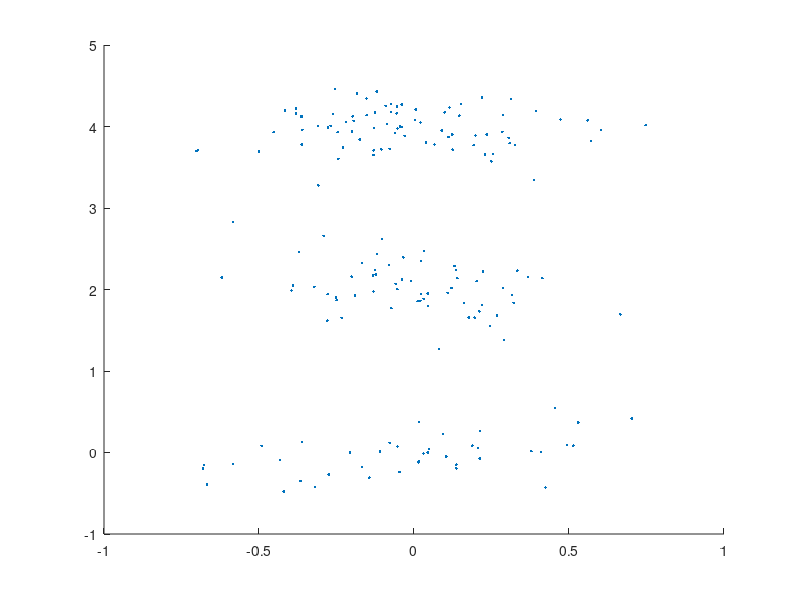

Reproduce this figure in MATLAB. (Note: this script raises an error after producing the figure.)
% SUMMARY:  Demo of using HMM toolbox wrote by KQQ
%           1.GMM, 2.Multinominal-HMM, 3.Gaussian-HMM, 4.GMM-HMM
% AUTHOR:   QIUQIANG KONG
% Created:  25-11-2015
% Modified: 11-12-2015 Add vertibi decode to GMM-HMM
% ===========================================================
function test_hmm
close all
addpath('matlab-gmm')

% pseudo ranom
% rng(0)

choose = 3;     % can be 1, 2, 3 or 4

switch choose
    case 1
        GmmTest(); 
        return;
    case 2
        DhmmTest(); 
        return;
    case 3
        ChmmGaussTest();
        return
    case 4
        ChmmGaussMixTest();
        return
end

end

% ================================
function GmmTest()
% generate data
X1 = mvnrnd([0,0], [0.5, 0.2; 0.2, 0.3]/4, 50);
X2 = mvnrnd([2,2], [0.3, -0.2; -0.2, 0.5]/4, 70);
X3 = mvnrnd([4,0], [0.5, 0; 0, 0.3]/4, 100);
X4 = [10,10;];
X = [X1; X2; X3; X4];

% plot data
scatter(X(:,1), X(:,2), '.'); hold on

% run gmm
mix_num = 6;
[pi, mu, Sigma, loglik] = Gmm(X, mix_num, 'cov_type', 'diag', 'cov_thresh', 1e-1, 'restart_num', 1, 'iter_num', 100);

% plot gaussians
for i1 = 1:mix_num
    error_ellipse(Sigma(:,:,i1), mu(:,i1)', 'style', 'r'), hold on
end
end

% ================================
function DhmmTest()
% generate data
Data{1} = [1 1 1 4 1 1 1 2 2 2 2 2 2 1 2 2 2 2 3 3 3 3 3 1 3 3 3]';
Data{2} = [1 1 2 1 1 1 1 1 2 2 2 3 2 2 2 2 2 3 3 3 3 3 4 3 3 3]';
Data_new = [1 1 1 1 1 1 1 2 2 2 2 2 2 2 3 3 3 3 3 3]';

Q = 3;  % num of states
M = 4;  % num of multinominal

% init p(z1)
tmp = rand(1,Q);
p_start0 = tmp / sum(tmp);

% init p(zn-1, zn), dim 1: Q, dim 2: Q
A0 = [0.8 0.2 0; 0 0.8 0.2; 0 0 1];

% init para of emission probability
phi0.B = ones(M,Q) / M;

% run discrete hmm
[p_start, A, phi, loglik] = Dhmm(Data, Q, M, 'p_start0', p_start0, 'A0', A0, 'phi0', phi0, 'iter_num', 100);

% Calculate p(X) & vertibi decode
logp_xn_given_zn = Discrete_logp_xn_given_zn(Data_new, phi);
[~,~, loglik] = LogForwardBackward(logp_xn_given_zn, p_start, A);
path = LogViterbiDecode(logp_xn_given_zn, p_start, A);

p_start0
A0
p_start
A
phi.B
loglik
path'

end


% ================================
function ChmmGaussTest()
% Generate Data
for i1 = 1:2
    X1 = mvnrnd([0,0], [0.5, 0.2; 0.2, 0.3]/5, 20);
    X2 = mvnrnd([0,2], [0.3, -0.2; -0.2, 0.5]/5, 30);
    X3 = mvnrnd([0,4], [0.5, 0; 0, 0.3]/5, 40);
    X = [X1; X2; X3];
    Data{i1} = X;
end
Xall = cell2mat(Data');
scatter(Xall(:,1), Xall(:,2), '.'); hold on

Q = 3;  % state num
p = 2;  % feature dim

p_start0 = [1 0 0];
A0 = [0.8 0.2 0; 0 0.8 0.2; 0 0 1];

[p_start, A, phi, loglik] = ChmmGauss(Data, Q);
% [p_start, A, phi, loglik] = ChmmGauss(Data, Q, 'p_start0', p_start0, 'A0', A0, 'phi0', phi0, 'cov_type', 'diag', 'cov_thresh', 1e-1);

% Calculate p(X) & vertibi decode
logp_xn_given_zn = Gauss_logp_xn_given_zn(Data{1}, phi);
[~,~, loglik] = LogForwardBackward(logp_xn_given_zn, p_start, A);
path = LogViterbiDecode(logp_xn_given_zn, p_start, A);

p_start0
A0
p_start
A
phi
loglik
path'

% plot gaussians
error_ellipse(reshape(phi.Sigma(:,:,1),p,p), phi.mu(:,1)', 'style', 'r'); hold on
error_ellipse(reshape(phi.Sigma(:,:,2),p,p), phi.mu(:,2)', 'style', 'g'); hold on
error_ellipse(reshape(phi.Sigma(:,:,3),p,p), phi.mu(:,3)', 'style', 'k'); hold on
end

% ================================
function ChmmGaussMixTest()
% Generate Data
for i1 = 1:2
    X1 = mvnrnd([0,0], [0.5, 0.2; 0.2, 0.3]/5, 20);
    X2 = mvnrnd([0,2], [0.3, -0.2; -0.2, 0.5]/5, 30);
    X3 = mvnrnd([0,4], [0.5, 0; 0, 0.3]/5, 40);
    X = [X1; X2; X3];
    Data{i1} = X;
end
for i1 = 3:4
    X1 = mvnrnd([2,0], [0.5, 0.2; 0.2, 0.3]/5, 20);
    X2 = mvnrnd([2,2], [0.3, -0.2; -0.2, 0.5]/5, 30);
    X3 = mvnrnd([2,4], [0.5, 0; 0, 0.3]/5, 30);
    X = [X1; X2; X3];
    Data{i1} = X;
end
Xall = cell2mat(Data');
scatter(Xall(:,1), Xall(:,2), '.'); hold on

Q = 3;      % state num
M = 2;      % mix num
p = 2;      % feature dim

% Train Gmm-Hmm model
[p_start, A, phi, loglik] = ChmmGmm(Data, Q, M);
% [p_start, A, phi, loglik] = ChmmGmm(Data, Q, M, 'p_start0', p_start0, 'A0', A0, 'phi0', phi0, 'cov_type', 'diag', 'cov_thresh', 1e-1)

% Calculate p(X) & vertibi decode
logp_xn_given_zn = Gmm_logp_xn_given_zn(Data{1}, phi);
[~,~, loglik] = LogForwardBackward(logp_xn_given_zn, p_start, A);
path = LogViterbiDecode(logp_xn_given_zn, p_start, A);

p_start
A
phi
loglik
path'


color = {'r', 'g', 'k'};
for q = 1:Q
    for m = 1:M
        error_ellipse(phi.Sigma(:,:,m,q), phi.mu(:,m,q), 'style', color{q}); hold on
    end
end

end

